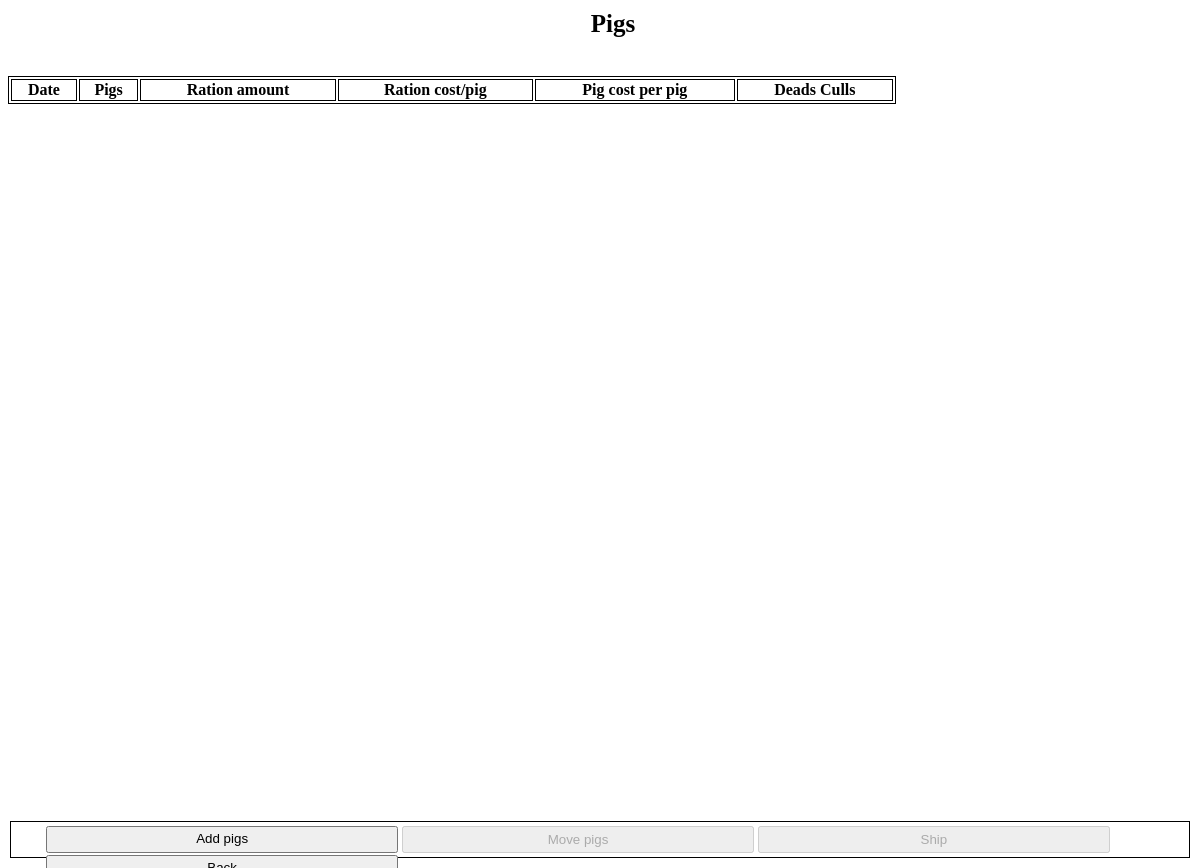
/pigs/pen1/pigsforpen/ (signed in), run on an earlier commit of the app's database.
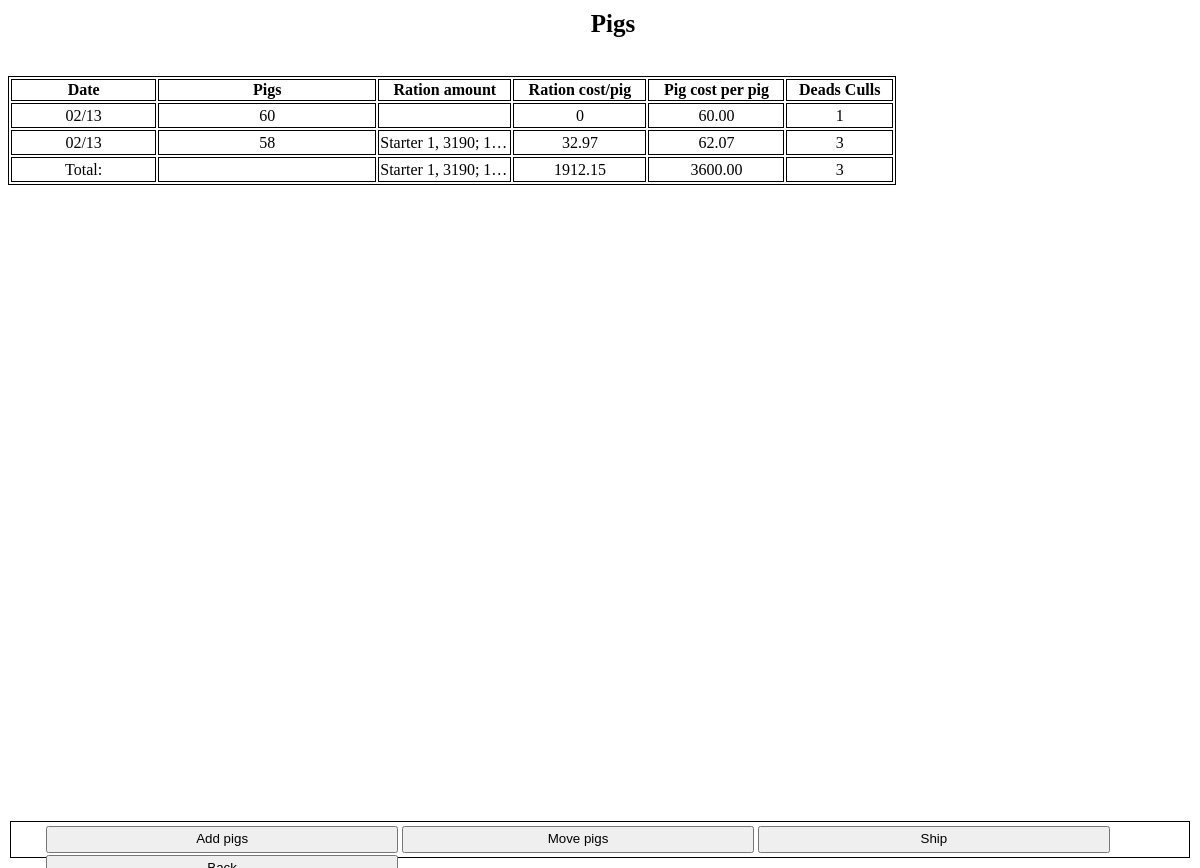
And on a later commit of the database.
### pigs/models.py (models this page shows, shortened)
class Pigsinpen(models.Model):
    pigpen = models.ForeignKey(Pigpen,on_delete=models.CASCADE)
    pigs = models.PositiveIntegerField()
    pig_cost_total = models.DecimalField(max_digits=6,decimal_places=2)
    date = models.DateTimeField()
    notes = models.CharField(max_length = 300,blank=True,null = True)

class Pigpen(models.Model):
    pen = models.CharField(max_length=2,primary_key=True)
    def __str__(self):
        return str(self.pen)
    class Meta:
        ordering = ['pen']

### pigs/views.py (the view)
# urls.py: url(r'^pen(?P<pk>[0-9]+)/pigsforpen/$', views.pigsforpen.as_view(), name= 'pigsforpen'),
class pigsforpen(LoginRequiredMixin, generic.DetailView):
    model = Pigpen
    template_name = 'pigs/pigsforpen.html'

### pigs/templatetags/appfilters.py (called while the page is built)
@register.simple_tag
def cost(pigpen,pigs,pigs_in_pen):
    try:
        return round(pigration.objects.filter(pigpen=pigpen).filter(pigsinapen=pigs).aggregate(total = Sum('ration_price'))['total'] / pigs_in_pen ,2)
    except:
        return 0

@register.simple_tag
def totalcost(pigpen):
   try:
        return round(pigration.objects.filter(pigpen=pigpen).aggregate(total= Sum('ration_price'))['total'],2)
   except:
        return 0

@register.filter
def divide(value,key):
        return round(value / key,2)

@register.simple_tag
def ration(pigpen,pigs):
    result = ("; ".join(str(e) for e in list(pigration.objects.values_list('ration').filter(pigpen=pigpen).filter(pigsinapen = pigs).annotate(Sum('ration_amount')).order_by('date'))))
    return result.translate({ord(r): None for r in "(')"})

@register.simple_tag
def rationtotal(pigpen):
     result = ("; ".join(str(e) for e in list(pigration.objects.values_list('ration').order_by('ration').filter(pigpen=pigpen).annotate(Sum('ration_amount')))))
     return result.translate({ord(r): None for r in "(')"})

### pigs/templates/pigs/pigsforpen.html (shortened to what this page needs)
﻿<!DOCTYPE html>
{% load static %}
{% load appfilters %}
<link rel="stylesheet" type="text/css" href="{% static 'pigs/pigsforpen.css' %}" />
<link rel="stylesheet" type="text/css" href="{% static 'pigs/Generalstyles.css' %}" />
<link rel="stylesheet" type="text/css" href="{% static 'pigs/formstyles.css' %}" />
<html lang="en" xmlns="http://www.w3.org/1999/xhtml">
<head>
</head>
<body ontouchstart="">
    <div class="headerwitharrow">
        <h1>Pigs</h1>
    </div>
    <div class="tablewrapper">
    <div class="tablescroll">
    <table class="col-m-10 col-9 sortable">
        <tr>
            <th class="col-s-2">Date</th>
            <th class="col-s-1 col-m-2">Pigs</th>
            <th class="col-s-3">Ration amount</th>
            <th class="col-s-2">
                Ration cost/pig
            </th>
            <th class="col-s-2">Pig cost per pig</th>
            <th class="col-s-2">Deads Culls</th>
        </tr>
        {% for pig in pigpen.pigsinpen_set.all %}
        <tr>
            <td class="col-s-2 cos-m-2 col-2">{{pig.date|date:"m/j"}}</td>
            <td class="col-m-2 col-3 col-s-1">{{pig.pigs}}</td>
            {% ration pigpen pig.id as ration %}
            <td class="overflow">{{ration}}</td>
            {% cost pigpen pig.id pig.pigs as cost %}
            <td>{{cost}}</td>
            <td>{{pig.pig_cost_total|divide:pig.pigs}}</td>
            <td class="hovertd">
                <div class="hover">
                    {% totaldead pigpen pig.date %}
                </div>
            </td>
        </tr>
        {% if forloop.last %}
        <tr>
            <td>Total:</td>
            <td>{{pig.p}}</td>
            {% rationtotal pigpen as total%}
            <td class="overflow">{{total}}</td>
            <td>{% totalcost pigpen %}</td>
            <td>{{pig.pig_cost_total}}</td>
            <td>{% totaldead pigpen pig.date %}</td>
        </tr>
        {%endif%}
        {%endfor%}
    </table>
        </div>
        </div>
    <nav>
        <button class="navbutton"><a class="nostyle block" href="{% url 'pigs:addpigs' pigpen %}">Add pigs</a></button>
        {% if pigpen.pigsinpen_set.exists %}
        <button class="navbutton"><a class="nostyle block" href="{% url 'pigs:movepigs' pigpen %}">Move pigs</a></button>
        <button class="navbutton"><a class="nostyle block" href="{% url 'pigs:ship' pigpen %}">Ship</a></button>
        {%else%}
        <button disabled class="navbutton">Move pigs</button>
        <button disabled class="navbutton">Ship</button>
        {%endif%}
        <button class="navbutton displaynone-s displaynone-m"><a class="nostyle block" href="{% url 'pigs:pen' pigpen %}">Back</a></button>
        </nav>
</body>
</html>

What changed in the data, as far as the page shows it:
added Pigsinpen: date "02/13", pigs "60", cost "0", pig_cost_total|divide "60.00", date.pen "1"
added Pigsinpen: date "02/13", pigs "58", ration "Starter 1, 3190; 1…", cost "32.97", pig_cost_total|divide "62.07", date.pen "3", total "Starter 1, 3190; 1…", pig_cost_total "3600.00"
now on this page (row unchanged): Pigpen: pen "1912.15"
